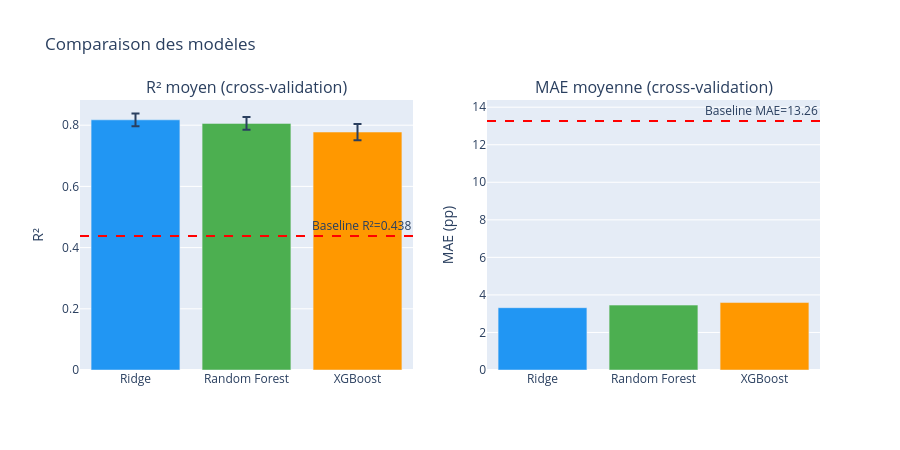

Notebook cell for this chart:
### Code cell
fig = make_subplots(rows=1, cols=2,
                   subplot_titles=('R² moyen (cross-validation)',
                                   'MAE moyenne (cross-validation)'))

colors = ['#2196F3', '#4CAF50', '#FF9800', '#9C27B0']
noms = df_resultats['Modèle'].values

fig.add_trace(
    go.Bar(x=noms, y=df_resultats['R² moyen'],
           error_y=dict(type='data', array=df_resultats['R² std']),
           marker_color=colors, name='R²', showlegend=False),
    row=1, col=1
)
fig.add_hline(y=r2_bl, line_dash='dash', line_color='red',
              annotation_text=f'Baseline R²={r2_bl:.3f}', row=1, col=1)

fig.add_trace(
    go.Bar(x=noms, y=df_resultats['MAE moyenne'],
           marker_color=colors, name='MAE', showlegend=False),
    row=1, col=2
)
fig.add_hline(y=mae_bl, line_dash='dash', line_color='red',
              annotation_text=f'Baseline MAE={mae_bl:.2f}', row=1, col=2)

fig.update_layout(height=450, title_text='Comparaison des modèles')
fig.update_yaxes(title_text='R²', row=1, col=1)
fig.update_yaxes(title_text='MAE (pp)', row=1, col=2)
fig.show()

### Figure 1 — Plotly figure (JSON) as saved in the notebook; plotly's stock layout.template omitted (floating-point values rounded to 4 significant figures)
{"data": [{"error_y": {"array": [0.0207, 0.02092, 0.02654], "type": "data"}, "marker": {"color": ["#2196F3", "#4CAF50", "#FF9800", "#9C27B0"]}, "name": "R²", "showlegend": false, "type": "bar", "x": ["Ridge", "Random Forest", "XGBoost"], "xaxis": "x", "y": [0.8176, 0.806, 0.7777], "yaxis": "y"}, {"marker": {"color": ["#2196F3", "#4CAF50", "#FF9800", "#9C27B0"]}, "name": "MAE", "showlegend": false, "type": "bar", "x": ["Ridge", "Random Forest", "XGBoost"], "xaxis": "x2", "y": [3.319, 3.456, 3.593], "yaxis": "y2"}], "layout": {"annotations": [{"font": {"size": 16}, "showarrow": false, "text": "R² moyen (cross-validation)", "x": 0.225, "xanchor": "center", "xref": "paper", "y": 1, "yanchor": "bottom", "yref": "paper"}, {"font": {"size": 16}, "showarrow": false, "text": "MAE moyenne (cross-validation)", "x": 0.775, "xanchor": "center", "xref": "paper", "y": 1, "yanchor": "bottom", "yref": "paper"}, {"showarrow": false, "text": "Baseline R²=0.438", "x": 1, "xanchor": "right", "xref": "x domain", "y": 0.4381, "yanchor": "bottom", "yref": "y"}, {"showarrow": false, "text": "Baseline MAE=13.26", "x": 1, "xanchor": "right", "xref": "x2 domain", "y": 13.26, "yanchor": "bottom", "yref": "y2"}], "height": 450, "shapes": [{"line": {"color": "red", "dash": "dash"}, "type": "line", "x0": 0, "x1": 1, "xref": "x domain", "y0": 0.4381, "y1": 0.4381, "yref": "y"}, {"line": {"color": "red", "dash": "dash"}, "type": "line", "x0": 0, "x1": 1, "xref": "x2 domain", "y0": 13.26, "y1": 13.26, "yref": "y2"}], "title": {"text": "Comparaison des modèles"}, "xaxis": {"anchor": "y", "domain": [0, 0.45]}, "xaxis2": {"anchor": "y2", "domain": [0.55, 1]}, "yaxis": {"anchor": "x", "domain": [0, 1], "title": {"text": "R²"}}, "yaxis2": {"anchor": "x2", "domain": [0, 1], "title": {"text": "MAE (pp)"}}}}
